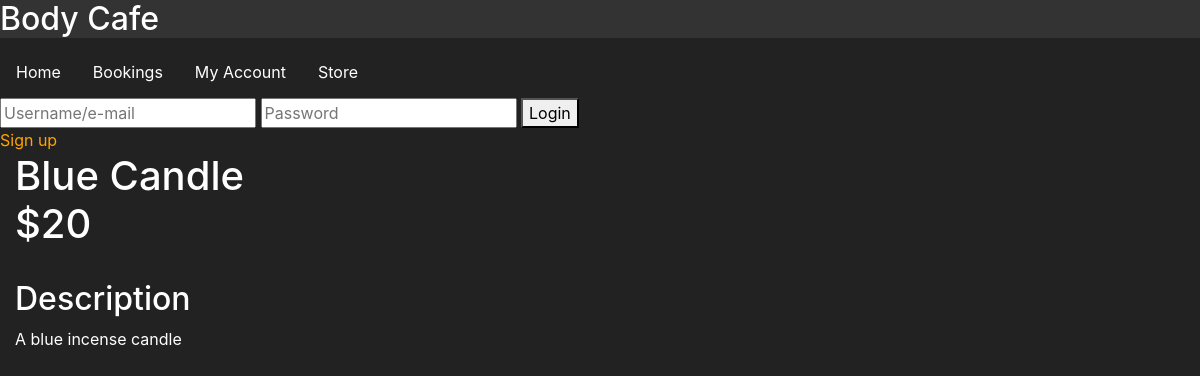
The page /Part1/item.php?id=1000 on the database its author committed.
### tables this page shows
CREATE TABLE products
(
	productID INT(11) auto_increment,
	productCategoryID INT(11),
	productName varchar(20),
	productDescription varchar(100),
	productImage varchar(250),
	productPrice FLOAT,
	productQuantity INT(6),
	CONSTRAINT products_PK_invalid PRIMARY KEY (productID),
	CONSTRAINT products_productCategory_FK_invalid FOREIGN KEY(productCategoryID) references productCategory(productCategoryID)
);

### Part1/includes/functions.php (called while the page is built, shortened)
<?php
  include_once 'dbh-inc.php';
  function query($sql) {
    global $conn;
    return mysqli_query($conn, $sql);
  }
      ?>

### Part1/item.php (the view, shortened to what this page needs)
<?php
  include_once 'head.php';
  include('application.php');
  require_once("includes/functions.php");
  $query = query("SELECT * FROM products WHERE productID = " . $_GET['id'] . " ");
  $row = mysqli_fetch_array($query);
?>
<header>
  <h2>
    Body Cafe
  </h2>
</header>
    <article>
      <div class="container-fluid">
        <div class="row">
          <div class="col-sm-3">
            <h1>
              <?php echo $row['productName'] ?> $<?php echo $row['productPrice'] ?>
            </h1>
          </div>
          <div class="col-sm-9">
          </div>
        </div>
        <div class="row">
          <div class="col-sm-8">
          </div>
          <div class="col-sm-4">
          </div>
        </div>
        <div class="row">
          <div class="col-sm-3">
            <h2>Description</h2>
          </div>
          <div class="col-sm-9">
          </div>
        </div>
        <div class="row">
          <div class="col-sm-8">
            <p><?php echo $row['productDescription'] ?></p>
          </div>
          <div class="col-sm-4">
          </div>
        </div>
      </div>
    </article>
<?php
include_once 'footer.php';
?>

### Part1/css/style.css (style rules this page uses)
body { background: #222; color: #fff; }
header { background-color: #333; padding: 0; margin: 0; }

### rows shown on the page
products: productName "Blue Candle", productPrice "20", productDescription "A blue incense candle"
